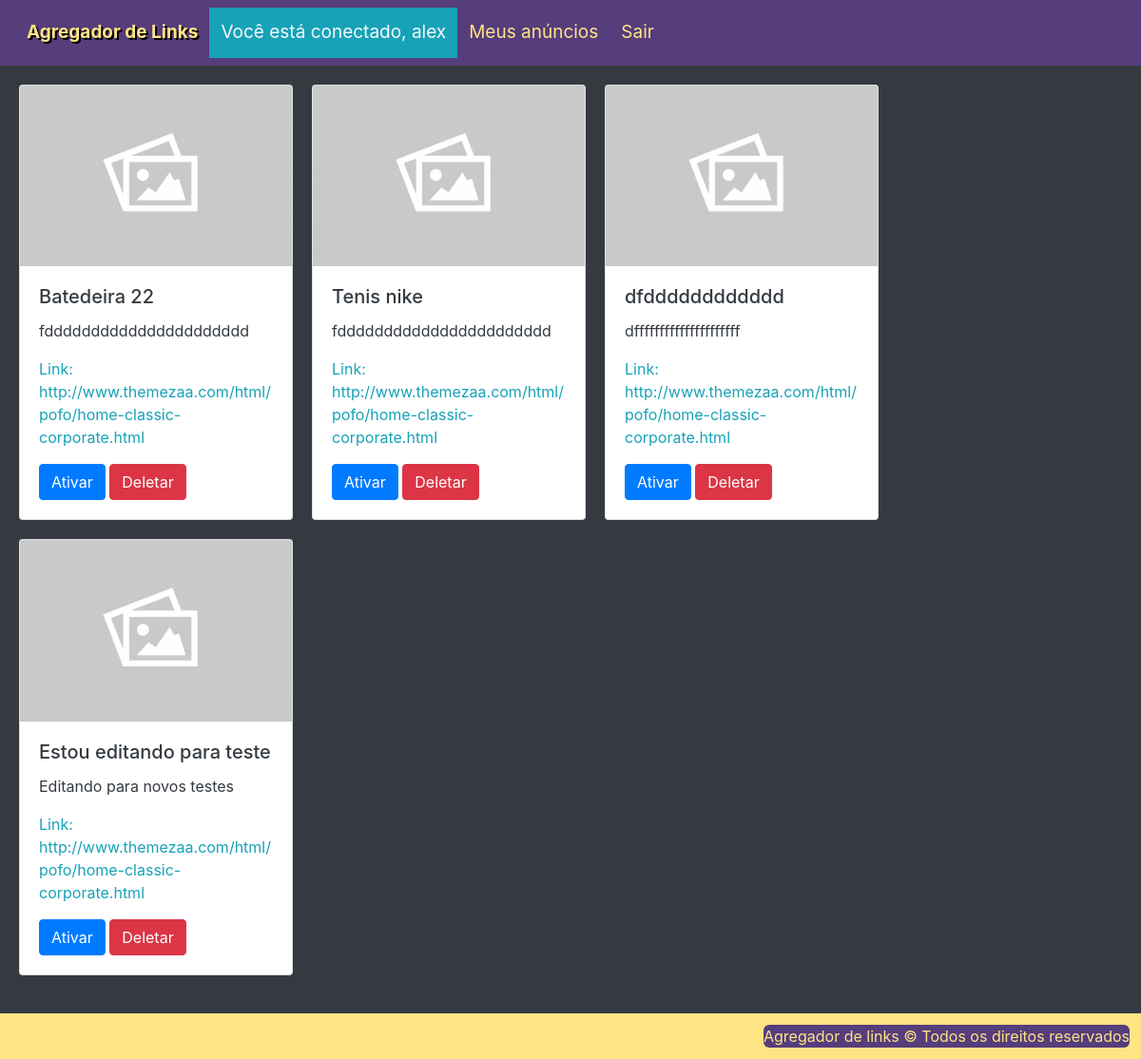
/restrito.php (signed in), run on the app's committed database.
### tables this page shows
CREATE TABLE IF NOT EXISTS `usuarios` (
  `id` int(11) NOT NULL AUTO_INCREMENT,
  `nome` varchar(100) NOT NULL,
  `email` varchar(100) NOT NULL,
  `senha` varchar(32) NOT NULL,
  `telefone` varchar(20) DEFAULT NULL,
  `permissoes` varchar(50) DEFAULT NULL,
  PRIMARY KEY (`id`)
);

CREATE TABLE IF NOT EXISTS `anuncios_imagens` (
  `id` int(11) NOT NULL AUTO_INCREMENT,
  `id_anuncio` int(11) NOT NULL,
  `url` varchar(100) NOT NULL,
  PRIMARY KEY (`id`)
);

CREATE TABLE IF NOT EXISTS `anuncios` (
  `id` int(11) NOT NULL AUTO_INCREMENT,
  `id_usuario` int(11) NOT NULL,
  `id_categoria` int(11) NOT NULL,
  `titulo` varchar(30) NOT NULL,
  `descricao` text NOT NULL,
  `ativado` tinyint(4) DEFAULT NULL,
  `link` varchar(300) NOT NULL,
  PRIMARY KEY (`id`)
);

### config.php (called while the page is built)
<?php
class Conexao{
	public function __construct(){
		try {
    		$this->pdo = new PDO("mysql:dbname=agregador_links;host=localhost", "root", "");
    	} catch(PDOException $e){
    		echo "Falhou: ".$e->getMessage();
    	}
	}
}

### classes/Usuario.php (called while the page is built, shortened)
<?php
require './config.php';
class Usuario extends Conexao{
            ?>
			<?php
    public function getUsuario($id){
    	$sql = $this->pdo->prepare('SELECT nome, email FROM usuarios WHERE id = :id ');
    	$sql->bindValue(':id', $id);
    	$sql->execute();
        $dados = array();
    	if($sql->rowCount() > 0){
    		return $dado = $sql->fetch();
    	} return $dados;
    }
}

### classes/Anuncios.php (called while the page is built, shortened)
<?php
class Anuncios extends Conexao{
	public function anunciosBloqueados(){
        $array = array();
		$sql = $this->pdo->query("SELECT anuncios.id, anuncios.id_usuario, anuncios.id_categoria, anuncios.titulo, anuncios.descricao, anuncios.ativado, anuncios.link, anuncios_imagens.url FROM anuncios INNER JOIN anuncios_imagens ON anuncios.id = anuncios_imagens.id_anuncio WHERE ativado = 0");
		if($sql->rowCount() > 0){
			return $array = $sql->fetchAll();
		} return $array;
	}
}

### restrito.php (the view, shortened to what this page needs)
<?php
require 'template/header.php';
require 'classes/Anuncios.php';
$a = new Anuncios();
if(!$anuncios = $a->anunciosBloqueados()){
	echo "<div class='aviso'><ul><li>
		    Não há anúncios para serem analisados!
		    <a href='usuario.php' class='btn btn-primary'>Voltar</a>
		  </li></ul></div>";
}
?>
<div class="meus-anuncios" style="padding: 20px; flex-wrap: wrap;">
     <?php foreach($anuncios as $anuncio): ?>
      <div class="card" style="width: 18rem; margin-right: 20px; margin-bottom: 20px; max-height: 500px;">
          <?php $arquivoimg = 'assets/images/'.$anuncio["url"]; ?>
          <?php if(!empty($anuncio['url']) && file_exists($arquivoimg)): ?>
		    <img class="card-img-top" style="overflow: hidden;" src="assets/images/<?php echo $anuncio['url']; ?>" alt="Card image cap">
		  <?php else: ?>
		  	<img class="card-img-top" src="assets/images/padrao-img.jpg" alt="Card image cap">
          <?php endif; ?>
		  <div class="card-body" style="text-align: justify;">
		    <h5 class="card-title text-dark"><?php echo $anuncio['titulo']; ?></h5>
		    <p class="card-text text-dark"><?php echo $anuncio['descricao']; ?></p>
		    <p class="card-text text-info"><?php echo "Link: ".$anuncio['link']; ?></p>
		    <a href="ativado.php?anuncio_usuario=<?php echo $anuncio['id']; ?>" class="btn btn-primary">Ativar</a>
		    <a href="restrito.php?id=<?php echo $anuncio['id']; ?>" class="btn btn-danger">Deletar</a>
		  </div>
		</div>
     <?php endforeach; ?>
</div>
<?php require 'template/footer.php'; ?>

### template/header.php (shortened to what this page needs)
<?php
require 'classes/Usuario.php';
$u = new Usuario();
?>
<!DOCTYPE html>
<head lang="pt-br">
  <link rel="stylesheet" type="text/css" href="assets/css/style.css">
  <link rel="stylesheet" type="text/css" href="assets/css/bootstrap.min.css">
</head>
<body>
  <header>
<nav class=" menu navbar navbar-expand-lg navbar-dark">
  <div class="collapse navbar-collapse" id="navbarTogglerDemo01">
    <ul class="navbar-nav mr-auto mt-2 mt-lg-0">
        <li><a class="logo" href="./">Agregador de Links</a></li>
        <?php
          if(isset($_SESSION['logado']) && !empty($_SESSION['logado'])):
            $user = $u->getUsuario($_SESSION['logado']);
        ?>
             <li class="nav-item active">
              <a class="text-light bg-info" href="usuario.php"><?php echo "Você está conectado, ".$user['nome']; ?></a>
             </li>
            <li class="nav-item"><a href="anuncios.php">Meus anúncios</a></li>
            <li style="float: right;"><a href="sair.php">Sair</a></li>
        <?php else: ?>
            <li class="nav-item"><a class="nav-link" href="login.php">Acesso</a></li>
            <li class="nav-item"><a class="nav-link" href="cadastro.php">Cadastre-se</a></li>
        <?php endif; ?>
      </ul>
  </div>
</nav>
  </header>

### assets/css/style.css (style rules this page uses)
.menu { display: flex; justify-content:space-between; background-color:#563d7c; color:#ffe484; }
.logo { font-weight: bold; text-shadow: 2px 2px black; }
.menu ul { display: flex; margin: 0px; padding: 0px; list-style: none; }
.menu li a { display: block; padding: 12px; font-size: 19px; text-decoration: none; color:#ffe484; }
.active { background-color:#17a2b8; }
body { display: flex; min-height: 100vh; flex-direction: column; }
.meus-anuncios { display: flex; flex: 1; background-color:#343a40; color:#ffe484; }

### data on the page
usuarios: nome "alex"
anuncios_imagens: id_anuncio.titulo "Batedeira 22", id_anuncio.descricao "fdddddddddddddddddddddd", id_anuncio.link "http://www.themezaa.com/html/pofo/home-classic-corporate.html"
anuncios_imagens: id_anuncio.titulo "Tenis nike", id_anuncio.descricao "fddddddddddddddddddddddd", id_anuncio.link "http://www.themezaa.com/html/pofo/home-classic-corporate.html"
anuncios_imagens: id_anuncio.titulo "dfdddddddddddd", id_anuncio.descricao "dfffffffffffffffffffff", id_anuncio.link "http://www.themezaa.com/html/pofo/home-classic-corporate.html"
anuncios_imagens: id_anuncio.titulo "Estou editando para teste", id_anuncio.descricao "Editando para novos testes", id_anuncio.link "http://www.themezaa.com/html/pofo/home-classic-corporate.html"
